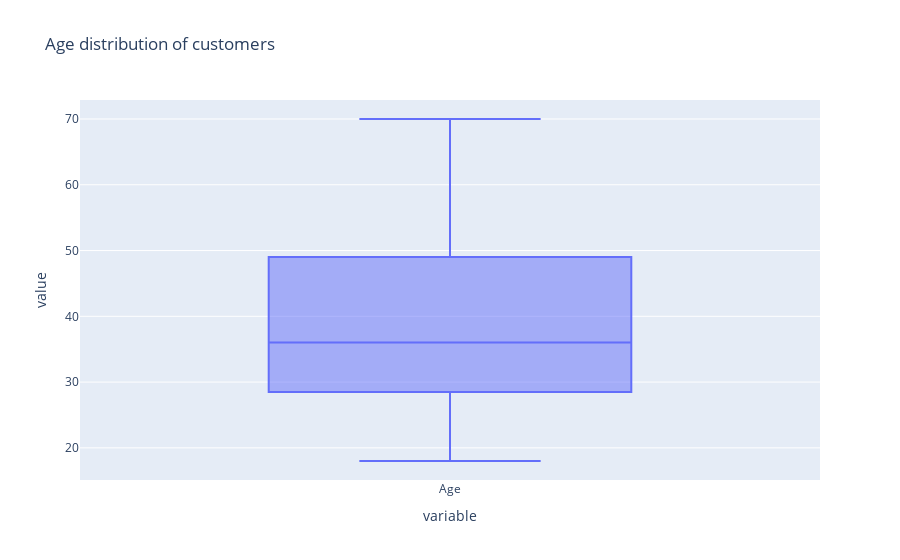

Source (notebook cell):
### Code cell
fig = ply.box(file['Age'], title='Age distribution of customers')
fig.show()

### Figure 1 — Plotly figure (JSON) as saved in the notebook; plotly's stock layout.template omitted (floating-point values rounded to 4 significant figures; data arrays with more than 128 entries replaced by an {"elided": "..."} marker saying what was removed)
{"data": [{"alignmentgroup": "True", "hovertemplate": "variable=%{x}<br>value=%{y}<extra></extra>", "legendgroup": "", "marker": {"color": "#636efa"}, "name": "", "notched": false, "offsetgroup": "", "orientation": "v", "showlegend": false, "type": "box", "x": {"elided": "200 str values"}, "x0": " ", "xaxis": "x", "y": {"elided": "200 int values"}, "y0": " ", "yaxis": "y"}], "layout": {"boxmode": "group", "legend": {"tracegroupgap": 0}, "title": {"text": "Age distribution of customers"}, "xaxis": {"anchor": "y", "domain": [0, 1], "title": {"text": "variable"}}, "yaxis": {"anchor": "x", "domain": [0, 1], "title": {"text": "value"}}}}
